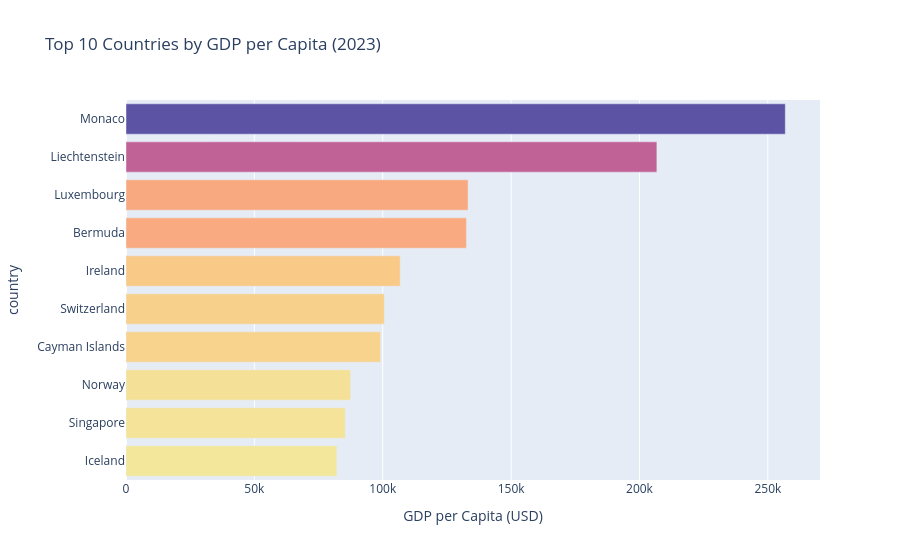
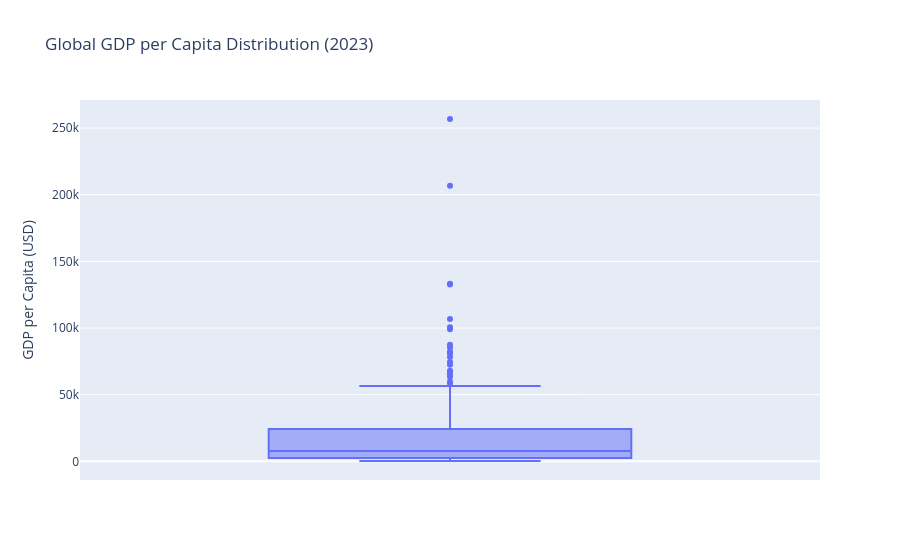

The code cell stored with these charts, in order, in its notebook:
### Markdown cell above
## 6. 🟢 Q3—Top 10 countries by GDP per capita in 2023

### Code cell
# 3. Top 10 countries by GDP per capita in 2023
print("💰 TOP 10 COUNTRIES BY GDP PER CAPITA (2023)")
print("="*60)

# Filter for 2023 and get top 10
df_2023 = df_clean[df_clean['date'] == 2023].copy()
top_gdp = df_2023.nlargest(10, 'GDP_Per_Capita_Current_USD')[['country', 'GDP_Per_Capita_Current_USD', 'Total_Population']]

print("Top 10 Countries by GDP per capita:")
display(top_gdp)

# Visualization - Horizontal Bar Chart
fig = px.bar(top_gdp.sort_values('GDP_Per_Capita_Current_USD'),
             y='country', x='GDP_Per_Capita_Current_USD',
             orientation='h',
             title='Top 10 Countries by GDP per Capita (2023)',
             color='GDP_Per_Capita_Current_USD',
             color_continuous_scale='sunset',
             hover_data=['Total_Population'],
             labels={'GDP_Per_Capita_Current_USD': 'GDP per Capita (USD)', 
                    'Total_Population': 'Population'})

fig.update_layout(yaxis={'categoryorder': 'total ascending'},
                  coloraxis_showscale=False)
fig.show()

# Additional: GDP Distribution
fig = px.box(df_2023, y='GDP_Per_Capita_Current_USD',
             title='Global GDP per Capita Distribution (2023)',
             labels={'GDP_Per_Capita_Current_USD': 'GDP per Capita (USD)'})
fig.show()

### Figure 1 — Plotly figure (JSON) as saved in the notebook; plotly's stock layout.template omitted (floating-point values rounded to 4 significant figures)
{"data": [{"customdata": [[385700.0], [5918000.0], [5520000.0], [73040.0], [8889000.0], [5312000.0], [64700.0], [666400.0], [39850.0], [38960.0]], "hovertemplate": "GDP per Capita (USD)=%{marker.color}<br>country=%{y}<br>Population=%{customdata[0]}<extra></extra>", "legendgroup": "", "marker": {"color": [82140.0, 85410.0, 87500.0, 99140.0, 100600.0, 106800.0, 132600.0, 133200.0, 206800.0, 256800.0], "coloraxis": "coloraxis", "pattern": {"shape": ""}}, "name": "", "orientation": "h", "showlegend": false, "textposition": "auto", "type": "bar", "x": [82140.0, 85410.0, 87500.0, 99140.0, 100600.0, 106800.0, 132600.0, 133200.0, 206800.0, 256800.0], "xaxis": "x", "y": ["Iceland", "Singapore", "Norway", "Cayman Islands", "Switzerland", "Ireland", "Bermuda", "Luxembourg", "Liechtenstein", "Monaco"], "yaxis": "y"}], "layout": {"barmode": "relative", "coloraxis": {"colorbar": {"title": {"text": "GDP per Capita (USD)"}}, "colorscale": [[0, "rgb(243, 231, 155)"], [0.1667, "rgb(250, 196, 132)"], [0.3333, "rgb(248, 160, 126)"], [0.5, "rgb(235, 127, 134)"], [0.6667, "rgb(206, 102, 147)"], [0.8333, "rgb(160, 89, 160)"], [1, "rgb(92, 83, 165)"]], "showscale": false}, "legend": {"tracegroupgap": 0}, "title": {"text": "Top 10 Countries by GDP per Capita (2023)"}, "xaxis": {"anchor": "y", "domain": [0, 1], "title": {"text": "GDP per Capita (USD)"}}, "yaxis": {"anchor": "x", "categoryorder": "total ascending", "domain": [0, 1], "title": {"text": "country"}}}}

### Figure 2 — Plotly figure (JSON) as saved in the notebook; plotly's stock layout.template omitted (floating-point values rounded to 4 significant figures; data arrays with more than 128 entries replaced by an {"elided": "..."} marker saying what was removed)
{"data": [{"alignmentgroup": "True", "hovertemplate": "GDP per Capita (USD)=%{y}<extra></extra>", "legendgroup": "", "marker": {"color": "#636efa"}, "name": "", "notched": false, "offsetgroup": "", "orientation": "v", "showlegend": false, "type": "box", "x0": " ", "xaxis": "x", "y": {"elided": "251 float values"}, "y0": " ", "yaxis": "y"}], "layout": {"boxmode": "group", "legend": {"tracegroupgap": 0}, "title": {"text": "Global GDP per Capita Distribution (2023)"}, "xaxis": {"anchor": "y", "domain": [0, 1]}, "yaxis": {"anchor": "x", "domain": [0, 1], "title": {"text": "GDP per Capita (USD)"}}}}
